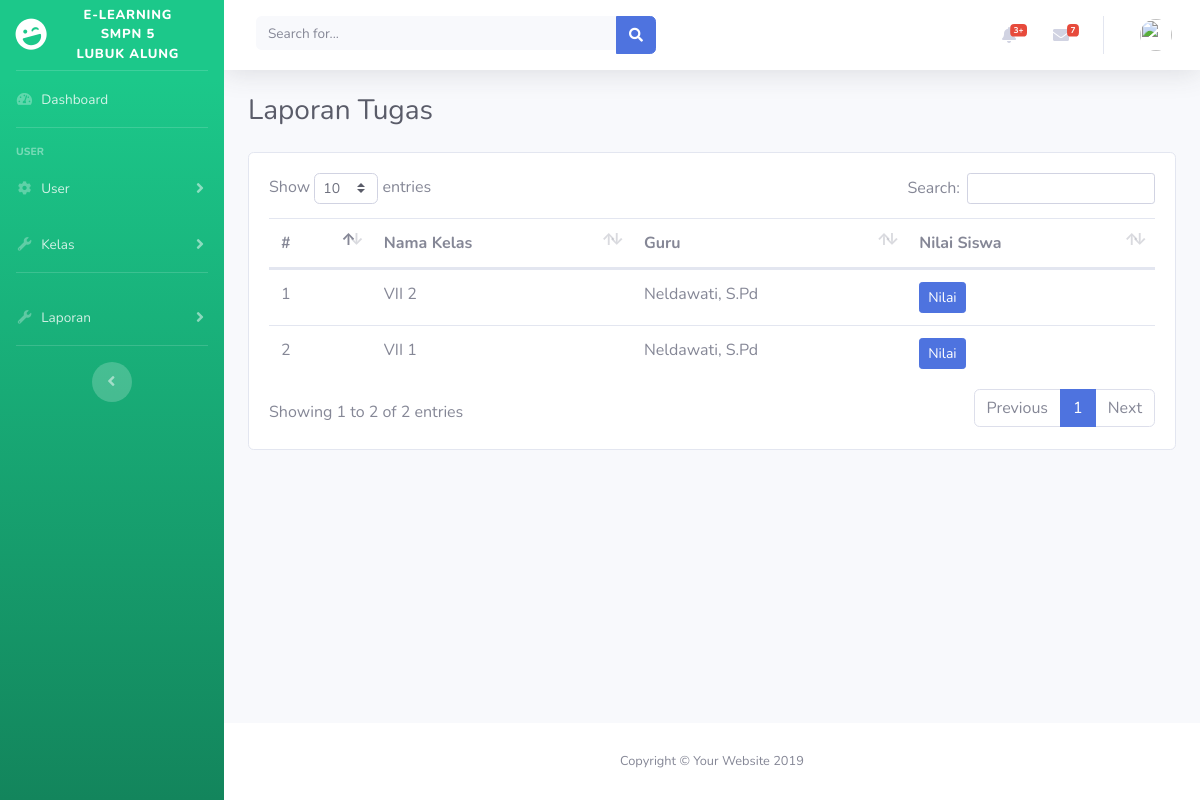
/index.php/admin/laporan/tugas, run on the app's committed database.
### tables this page shows
CREATE TABLE `tb_kelas` (
  `id` int(11) NOT NULL,
  `nm_kelas` varchar(100) NOT NULL,
  `guru_id` int(11) NOT NULL,
  `jadwal_hari` int(11) NOT NULL
);

CREATE TABLE `tb_guru` (
  `id` int(11) NOT NULL,
  `username` varchar(100) NOT NULL,
  `password` varchar(100) NOT NULL,
  `nm_guru` varchar(100) NOT NULL,
  `nip_guru` varchar(20) NOT NULL,
  `agama` varchar(20) NOT NULL,
  `alamat` varchar(100) NOT NULL,
  `no_hp` varchar(100) NOT NULL,
  `jenkel` varchar(20) NOT NULL,
  `foto_guru` varchar(100) NOT NULL
);

### application/views/template/content.php (called while the page is built)
<?php
if ($content) {
    $this->load->view($content);
}

### application/views/template/app.php (called while the page is built)
<?php
require_once('header.php');
require_once('sidebar.php');
require_once('topbar.php');
require_once('content.php');
require_once('footer.php');

### application/controllers/admin/Laporan.php (called while the page is built, shortened)
<?php
class Laporan extends CI_Controller
{
	public function tugas()
	{
		$data = [
			'judul' => 'Laporan Tugas',
			'content' => 'admin/v_lapTugas'
		];
		$data['kelas'] = $this->M_Kelas->get_kelas_guru();
		$data['user'] = $this->M_User->session_admin();
		$data['siswa'] = $this->db->get('tb_siswa')->result_array();
		$this->load->view('template/app', $data);
	}
}

### index.php (called while the page is built, shortened)
<?php
require_once BASEPATH.'core/CodeIgniter.php';

### application/models/M_Kelas.php (called while the page is built, shortened)
<?php
class M_Kelas extends CI_Model
{
	public function get_kelas_guru()
	{
		$this->db->select('tb_kelas.id as id_kelas, tb_kelas.nm_kelas,tb_guru.id as guru_id, tb_guru.nm_guru');
		$this->db->from('tb_kelas');
		$this->db->join('tb_guru', 'tb_guru.id = tb_kelas.guru_id');
		return $this->db->get()->result_array();
	}
}

### application/views/admin/v_lapTugas.php (the view, shortened to what this page needs)
<div class="card">
	<div class="card-body">
		<div class="div">
			<table class="table" id="dataTable">
				<thead>
					<th>#</th>
					<th>Nama Kelas</th>
					<th>Guru</th>
					<th>Nilai Siswa</th>
				</thead>
				<tbody>
					<?php $no = 1;
					foreach ($kelas as $kl) { ?>
						<tr>
							<td><?= $no++ ?></td>
							<td><?= $kl['nm_kelas'] ?></td>
							<td><?= $kl['nm_guru'] ?></td>
							<td><a href="<?= base_url('admin/laporan/nilai_kelas/' . $kl['id_kelas']) ?>" class="btn btn-sm btn-primary">Nilai</a></td>
						</tr>
					<?php } ?>
				</tbody>
			</table>
		</div>
	</div>
</div>

### assets/chat.css (style rules this page uses)
* { box-sizing: border-box; }
body { background-color: #abd9e9; font-family: Arial; }

### data on the page
tb_kelas: nm_kelas "VII 2", guru.nm_guru "Neldawati, S.Pd"
tb_kelas: nm_kelas "VII 1", guru.nm_guru "Neldawati, S.Pd"

### other printed values
$judul "Laporan Tugas"
